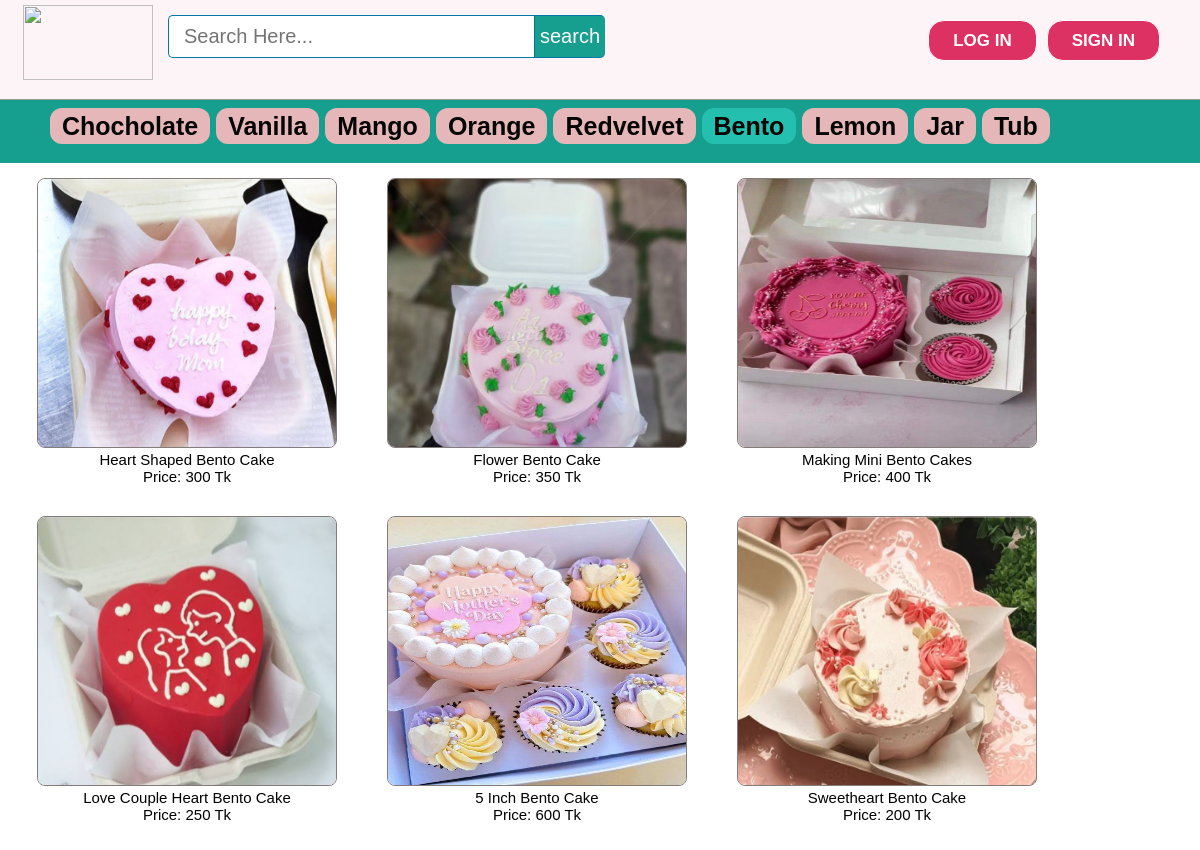
/OurProducts/bento.php, run on the app's committed database.
### tables this page shows
CREATE TABLE `products` (
  `id` int(11) NOT NULL,
  `pName` varchar(100) NOT NULL,
  `price` int(11) NOT NULL,
  `piece` int(11) NOT NULL,
  `description` text NOT NULL,
  `available` int(11) NOT NULL,
  `category` varchar(100) NOT NULL,
  `type` varchar(100) NOT NULL,
  `item` varchar(100) NOT NULL,
  `pCode` varchar(20) NOT NULL,
  `picture` text NOT NULL
);

### OurProducts/bento.php (the view, shortened to what this page needs)
<?php include ( "../inc/connect.inc.php" ); ?>
<?php
if (!isset($_SESSION['user_login'])) {
	$user = "";
}
else {
	$user = $_SESSION['user_login'];
	$result = mysqli_query($con, "SELECT * FROM user WHERE id='$user'");
		$get_user_email = mysqli_fetch_assoc($result);
			$uname_db = $get_user_email['firstName'];
}
?>
<!DOCTYPE html>
<html>
<head>
	<link rel="stylesheet" type="text/css" href="../css/style.css">
</head>
<body>
	<?php include ( "../inc/mainheader.inc.php" ); ?>
	<div class="categolis">
		<table>
			<tr>
				<th>
					<a href="chocholate.php" style="text-decoration: none;color: #040403;padding: 4px 12px;background-color: #e6b7b8;border-radius: 12px;">Chocholate</a>
				</th>
				<th><a href="vanilla.php" style="text-decoration: none;color: #040403;padding: 4px 12px;background-color: #e6b7b8;border-radius: 12px;">Vanilla</a></th>
				<th><a href="mango.php" style="text-decoration: none;color: #040403;padding: 4px 12px;background-color: #e6b7b8;border-radius: 12px;">Mango</a></th>
				<th><a href="orange.php" style="text-decoration: none;color: #040403;padding: 4px 12px;background-color: #e6b7b8;border-radius: 12px;">Orange</a></th>
				<th><a href="redVelvet.php" style="text-decoration: none;color: #040403;padding: 4px 12px;background-color: #e6b7b8;border-radius: 12px;">Redvelvet</a></th>
				<th><a href="bento.php" style="text-decoration: none;color: #040403;padding: 4px 12px;background-color: #24bfae;border-radius: 12px;">Bento</a></th>
				<th><a href="lemon.php" style="text-decoration: none;color: #040403;padding: 4px 12px;background-color: #e6b7b8;border-radius: 12px;">Lemon</a></th>
				<th><a href="jar.php" style="text-decoration: none;color: #040403;padding: 4px 12px;background-color: #e6b7b8;border-radius: 12px;">Jar</a></th>
				<th><a href="tub.php" style="text-decoration: none;color: #040403;padding: 4px 12px;background-color: #e6b7b8;border-radius: 12px;">Tub</a></th>
			</tr>
		</table>
	</div>
	<div style="padding: 15px 0px; font-size: 15px; margin: 0 auto; display: table; width: 98%;">
		<div>
		<?php
			$getposts = mysqli_query($con, "SELECT * FROM products WHERE available >='1' AND item ='bento'  ORDER BY id DESC LIMIT 10") or die(mysqlI_error($con));
					if (mysqli_num_rows($getposts)) {
					echo '<ul id="recs">';
					while ($row = mysqli_fetch_assoc($getposts)) {
						$id = $row['id'];
						$pName = $row['pName'];
						$price = $row['price'];
						$picture = $row['picture'];
						echo '
							<ul style="float: left;">
								<li style="float: left; padding: 0px 25px 25px 25px;">
									<div class="home-prodlist-img"><a href="view_product.php?pid='.$id.'">
										<img src="../image/product/bento/'.$picture.'" class="home-prodlist-imgi">
										</a>
										<div style="text-align: center; padding: 0 0 6px 0;"> <span style="font-size: 15px;">'.$pName.'</span><br> Price: '.$price.' Tk</div>
									</div>
								</li>
							</ul>
						';
						}
				}
		?>
		</div>
	</div>
</body>
</html>

### inc/mainheader.inc.php (shortened to what this page needs)
<div class="homepageheader">
			<div class="signinButton loginButton">
				<div class="uiloginbutton signinButton loginButton" style="margin-right: 40px;">
					<?php
						if ($user!="") {
							echo '<a style="text-decoration: none; color: #fff;" href="../logout.php">LOG OUT</a>';
						}
						else {
							echo '<a style="text-decoration: none; color: #fff;" href="../signin.php">SIGN IN</a>';
						}
					 ?>
				</div>
				<div class="uiloginbutton signinButton loginButton" style="">
					<?php
						if ($user!="") {
							echo '<a style="text-decoration: none; color: #fff;" href="../profile.php?uid='.$user.'">Hi '.$uname_db.'</a>';
						}
						else {
							echo '<a style="text-decoration: none; color: #fff;" href="../login.php">LOG IN</a>';
						}
					 ?>
				</div>
			</div>
			<div style="float: left; margin: 5px 0px 0px 23px;">
				<a href="../index.php">
					<img style=" height: 75px; width: 130px;" src="../image/logo.png">
				</a>
			</div>
			<div class="">
				<div id="srcheader">
					<form id="newsearch" method="get" action="../search.php">
					        <input type="text" class="srctextinput" name="keywords" size="21" maxlength="120"  placeholder="Search Here..."><input type="submit" value="search" class="srcbutton" >
					</form>
				</div>
			</div>
		</div>

### css/style.css (style rules this page uses)
html, body, div, span, applet, object, iframe, h1, h2, h3, h4, h5, h6, p, blockquote, pre, a, abbr, acronym, address, big, cite, code, del, dfn, em, img, ins, kbd, q, s, samp, small, strike, strong, sub, sup, tt, var, b, u, i, center, dl, dt, dd, ol, ul, li, fieldset, form, label, legend, table, caption, tbody, tfoot, thead, tr, th, td, article, aside, canvas, details, embed, figure, figcaption, footer, header, hgroup, menu, nav, output, ruby, section, summary, time, mark, audio, video { margin: 0; padding: 0; border: 0; font: inherit; vertical-align: baseline; box-sizing: border-box; }
body { line-height: normal; }
ol, ul { list-style: none; }
table { border-collapse: collapse; border-spacing: 0; }
* { margin: 0px; padding: 0px; }
body, button, input, label, select, td, textarea { font-family: Arial, Helvetica, tahoma,verdana,arial,sans-serif; font-size: 12px; }
body { width: 100%; position: relative; background-color: #ffffff; min-width: 1080px; }
.homepageheader { position: fixed; height: 100px; width: 100%; min-width: 980px; border-bottom: 1px solid #8E9D8E; margin: 0px; background-image: initial; background-position-x: initial; background-position-y: initial; background-size: initial; background-attachment: initial; background-origin: initial; background-clip: initial; background-color: #FDF4F7;; }
.loginButton .signinButton { color: #FFFFFF; background: #DE3163; border: 1px solid #FFFFFF; cursor: pointer; display: inline-block; font-weight: bold; line-height: 15px; padding: 12px 24px; border-radius: 16px; text-align: center; text-decoration: none; float: right; margin: 20px 0px 0px 10px; font-size: 17px; }
#newsearch { float:left; padding:15px; }
.srctextinput { margin: 0px; padding: 9px 15px; font-family: Arial, Helvetica, sans-serif; font-size:20px; border:1px solid #0076a3; border-right:0px; border-top-left-radius: 5px 5px; border-bottom-left-radius: 5px 5px; width: 335px; }
.srcbutton { margin: 0; padding: 9px 5px; font-family: Arial, Helvetica, sans-serif; font-size:20px; outline: none; cursor: pointer; text-align: center; text-decoration: none; color: #ffffff; border: solid 1px #0076a3; border-right:0px; background: #169E8F; border-top-right-radius: 5px 5px; border-bottom-right-radius: 5px 5px; }
.home-prodlist-imgi { height: 270px; width: 300px; padding: 0px; border: 1px solid #847b7b; border-radius: 8px; }
.categolis { line-height: 1.3; font-weight: bold; color: #fff; padding: 110px 0px 20px 50px; background-color: #169e8f; text-align: center; font-size: 25px; }
.categolis table tbody tr th { padding: 0px 6px 0px 0px; }

### data on the page
products: picture (picture), pName "Heart Shaped Bento Cake", price "300"
products: picture (picture), pName "Flower Bento Cake", price "350"
products: picture (picture), pName "Making Mini Bento Cakes", price "400"
products: picture (picture), pName "Love Couple Heart Bento Cake", price "250"
products: picture (picture), pName "5 Inch Bento Cake", price "600"
products: picture (picture), pName "Sweetheart Bento Cake", price "200"
